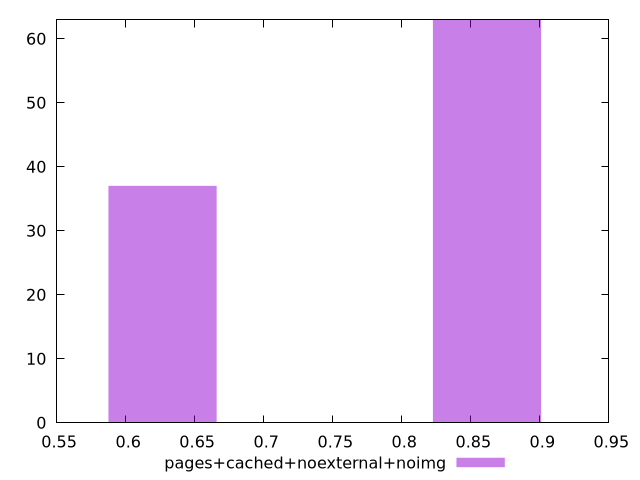

Recreate this plot in gnuplot.
$_pagesCachedNoexternalNoimg <<EOF
0.8617249837326686 63
0.6267090790783044 37
EOF
set key outside below
set terminal pngcairo
set output "report_00005_2020-11-02T22-26-11.212Z/render-blocking-resources/pages+cached+noexternal+noimg//hist.png"
set yrange [0:63]
set boxwidth 0.07833863488478805
set style fill transparent solid 0.5 noborder
plot $_pagesCachedNoexternalNoimg title "pages+cached+noexternal+noimg" with boxes ,
